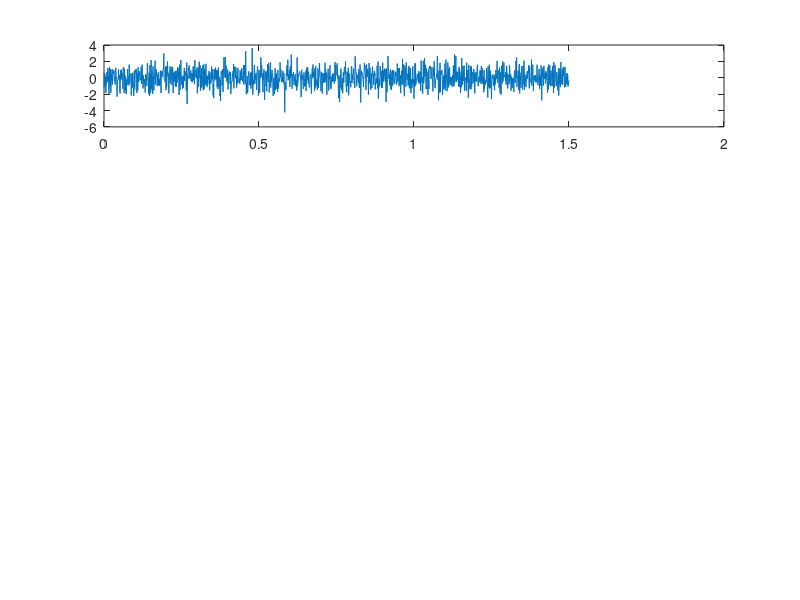
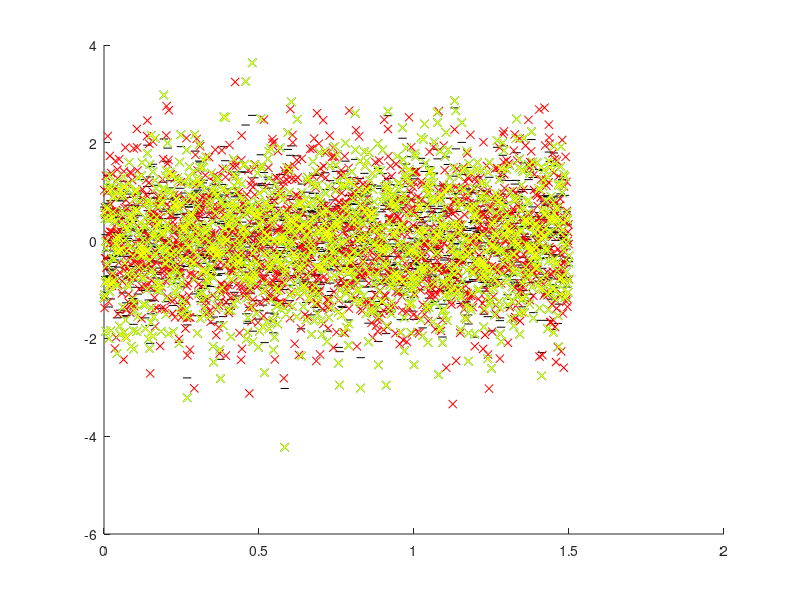
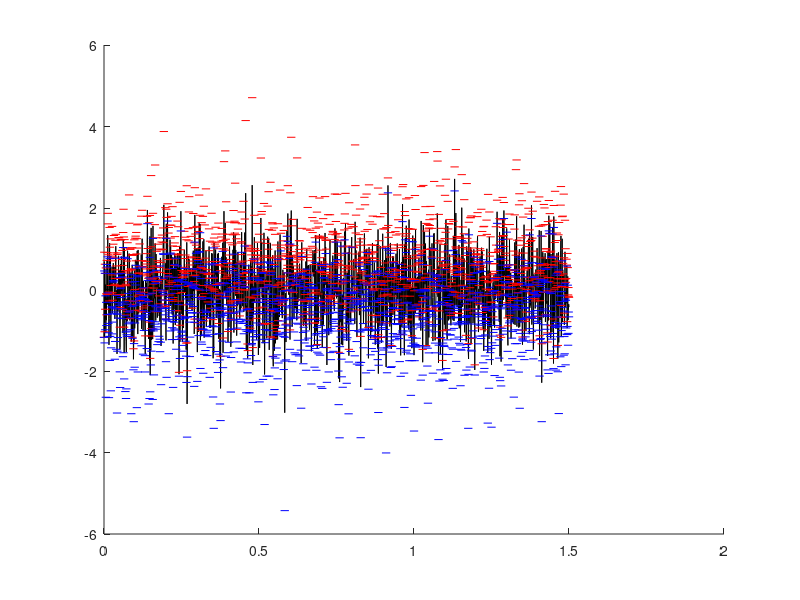

MATLAB code to generate these figures, in order: (Note: this script raises an error after producing the figures.)
%% 1 

TMinutes=15
T=TMinutes*60

Fs=1000
delta_t=1/Fs

N=Fs*T





% a

ST=0:delta_t:T;
ST=ST(1:length(ST)-1)';
largo=length(ST);
SD=randn(1,N)';



% b, c, d


ind_start=largo*0.2

STEvents=([ind_start ind_start+(Fs*60) ind_start+(Fs*60*2) ind_start+(Fs*60*3)])'
STSeg1=[ST(STEvents(1):STEvents(1)+(Fs*1.5)) SD(STEvents(1):STEvents(1)+(Fs*1.5))]
STSeg1_1=[STSeg1(:,1)-STSeg1(1,1) STSeg1(:,2)]

STEvents=([ind_start ind_start+(Fs*60) ind_start+(Fs*60*2) ind_start+(Fs*60*3)])'
STSeg2=[ST(STEvents(2):STEvents(2)+(Fs*1.5)) SD(STEvents(2):STEvents(2)+(Fs*1.5))]
STSeg2_1=[STSeg2(:,1)-STSeg2(1,1) STSeg2(:,2)]

STEvents=([ind_start ind_start+(Fs*60) ind_start+(Fs*60*2) ind_start+(Fs*60*3)])'
STSeg3=[ST(STEvents(2):STEvents(2)+(Fs*1.5)) SD(STEvents(2):STEvents(2)+(Fs*1.5))]
STSeg3_1=[STSeg3(:,1)-STSeg3(1,1) STSeg3(:,2)]

STEvents=([ind_start ind_start+(Fs*60) ind_start+(Fs*60*2) ind_start+(Fs*60*3)])'
STSeg4=[ST(STEvents(2):STEvents(2)+(Fs*1.5)) SD(STEvents(2):STEvents(2)+(Fs*1.5))]
STSeg4_1=[STSeg4(:,1)-STSeg4(1,1) STSeg4(:,2)]

% c 


figure;
hold on
subplot(4,1,1)
plot(STSeg1_1(:,1),STSeg1_1(:,2))
plot(STSeg2_1(:,1),STSeg2_1(:,2))
plot(STSeg3_1(:,1),STSeg3_1(:,2))
plot(STSeg4_1(:,1),STSeg4_1(:,2))




% e

a=transpose(STSeg1_1(:,2))
b=transpose(STSeg2_1(:,2))
c=transpose(STSeg3_1(:,2))
d=transpose(STSeg4_1(:,2))

STTemp=[a 
        b
        c
        d]
% f
STmedia=mean(STTemp)

% g
STsd=std(STTemp)


% h

figure;
hold on
plot(STSeg1_1(:,1),STmedia,'_k')
plot(STSeg1_1(:,1),STSeg1_1(:,2),'xr')
plot(STSeg1_1(:,1),STSeg2_1(:,2),'xb')
plot(STSeg1_1(:,1),STSeg3_1(:,2),'xg')
plot(STSeg1_1(:,1),STSeg4_1(:,2),'xy')

% i


figure;
hold on
plot(STSeg1_1(:,1),STmedia,'k')
plot(STSeg1_1(:,1),STmedia+STsd,'_r')
plot(STSeg1_1(:,1),STmedia-STsd,'_b')


%% 2

clear all;
load('Example_LFP_Data.mat')


% a

T_p2=length(lfp_raw)/1000
delta_t_p2=1/Fs
ST_p2=0:delta_t_p2:T_p2;
ST_p2=ST_p2(1:length(ST_p2)-1)
ST_p2=ST_p2-(ST_p2(1))
ST_p2=(ST_p2)'



% b 

tiempo_graficar=0.7;
tiempo_graficar_ms=tiempo_graficar*1000;
start_serie=454;
end_serie=start_serie+(tiempo_graficar*Fs); % revisar porque con otra frecuencia no funciona

ind=[start_serie end_serie];

figure;
hold on;
plot(ST_p2(ind(1):ind(2)),lfp_raw(ind(1):ind(2)));

epocas = start_serie


% e 
ST_p2_500=downsample(ST_p2,2)  % ? ocupar Fs
ST_p2_100=downsample(ST_p2,10) % ?

lfp_raw_p2_500=downsample(lfp_raw,2)  % ? ocupar Fs
lfp_raw_p2_100=downsample(lfp_raw,10) % ?

Fs_500=500
Fs_100=100





%  f
tiempo_graficar_e=3.0;
start_serie_e=1;
end_serie_e=start_serie_e+(tiempo_graficar_e*Fs_500); % revisar porque con otra frecuencia no funciona
ind_e_500=[start_serie_e end_serie_e];
end_serie_e=start_serie_e+(tiempo_graficar_e*Fs_100); % revisar porque con otra frecuencia no funciona
ind_e_100=[start_serie_e end_serie_e];
end_serie_o=start_serie_e+(tiempo_graficar_e*Fs); % revisar porque con otra frecuencia no funciona
ind_e_1000=[start_serie_e end_serie_o];



figure;

% hold on
subplot(3,1,1)
plot(ST_p2(ind_e_1000(1):ind_e_1000(2)),lfp_raw(ind_e_1000(1):ind_e_1000(2)));
subplot(3,1,2)
plot(ST_p2_100(ind_e_100(1):ind_e_100(2)),lfp_raw_p2_100(ind_e_100(1):ind_e_100(2)));
subplot(3,1,3)
plot(ST_p2_500(ind_e_500(1):ind_e_500(2)),lfp_raw_p2_500(ind_e_500(1):ind_e_500(2)));


% g 


pos77=events(77)
pos78=events(78)
pos79=events(79)


ind_e_77=[pos77-100  pos77+250-1]
ind_e_78=[pos78-100  pos78+250-1]
ind_e_79=[pos79-100  pos79+250-1]



t=0:350-1
t=t/1000
t=t-0.1


figure;

hold on;
plot(t,lfp_raw(ind_e_77(1):ind_e_77(2)));
plot(t,lfp_raw(ind_e_78(1):ind_e_78(2)));
plot(t,lfp_raw(ind_e_79(1):ind_e_79(2)));

%h

ba_s=[0.2 0.2]
ba_samples=ba_s*Fs
%epoch=[];
M=nan(ba_samples(1)+ba_samples(2)+1,numel(events));
for i=1:numel(events)

    epoch=lfp_raw(events(i)-ba_samples(1):events(i)+ba_samples(2));
    M(:,i)=epoch;
end
% i

ti=0:ba_samples(1)+ba_samples(2);
ti=ti-ba_samples(1);
ti=ti/Fs;
epochs_list=1:length(M);
figure;
imagesc(ti,epochs_list,M')
%figure;
%pcolor(M'); shading flat



% j 

M_mean=mean(M');

%t_j=0:400
%t_j=(t_j)/Fs

ba_s_j=[0.05 0.25] % tiempo antes y despues en segundo
ba_samples_j=ba_s_j*Fs % convertir a muestras


M=nan(ba_samples_j(1)+ba_samples_j(2)+1,100); % prealocar la matriz numero eventos por muestras
for i=1:100

    epoch=lfp_raw(events(i)-ba_samples_j(1):events(i)+ba_samples_j(2));
    M(:,i)=epoch;
end
% i
M_mean=mean(M');
t_j=0:300
t_j=(t_j)/Fs

%t_j=0:300-1
%t_j=t/1000
t_j=t_j-0.05
%id_j=[ ]

figure;
plot(t_j,M_mean)

plot()